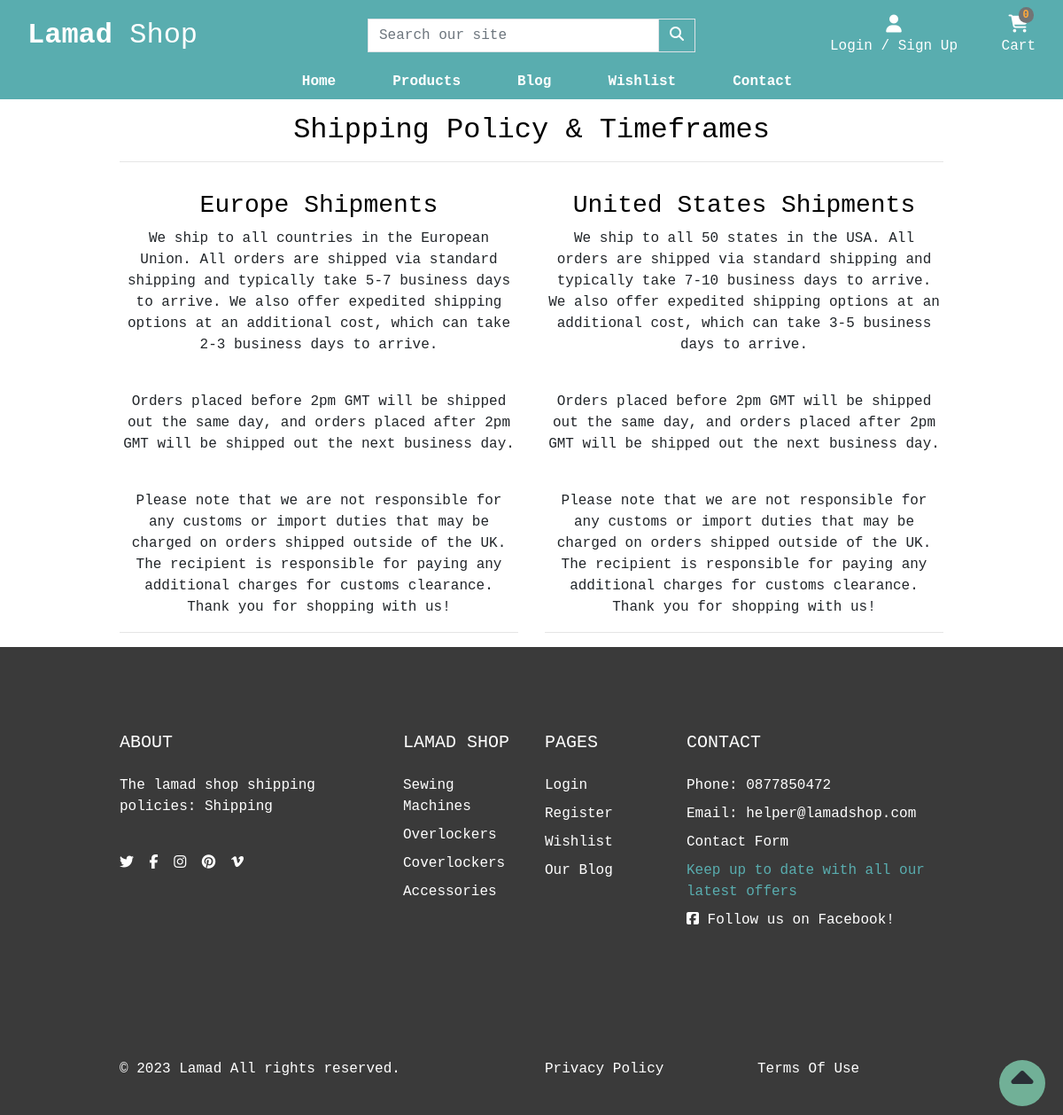
Screenshot of /contact/shipping/ with the database file from the repository.
### shop/models.py (models this page shows, shortened)
class Category(models.Model):
    name = models.CharField(max_length=100)
    slug = models.SlugField(max_length=100, unique=True)
    friendly_name = models.CharField(max_length=100, null=True, blank=True)
    description = models.TextField(max_length=250, blank=True)
    class Meta:
        verbose_name = 'category'
        verbose_name_plural = 'Categories'
    def get_absolute_url(self):
        return reverse('shop:products_by_category', args=[self.slug])

### contact/views.py (the view)
# urls.py: path('shipping/', views.shipping, name='shipping'),
def shipping(request):
    template = 'contact/shipping.html'
    return render(request, template)

### cart/contexts.py (called while the page is built, shortened)
def cart_contents(request):
    cart_items = []
    total = 0
    product_count = 0
    cart = request.session.get('cart', {})
    if total < settings.FREE_DELIVERY_THRESHOLD:
        delivery = total * Decimal(settings.STANDARD_DELIVERY_PERCENTAGE / 100)
        free_delivery_delta = settings.FREE_DELIVERY_THRESHOLD - total
    else:
        delivery = 0
        free_delivery_delta = 0
    grand_total = delivery + total
    context = {
        'cart_items': cart_items,
        'total': total,
        'product_count': product_count,
        'delivery': delivery,
        'free_delivery_delta': free_delivery_delta,
        'free_delivery_threshold': settings.FREE_DELIVERY_THRESHOLD,
        'grand_total': grand_total,
    }
    return context

### shop/contexts.py (called while the page is built)
def nav_menu(request):
    menu = Category.objects.all()
    return dict(menu=menu)

### contact/templates/contact/shipping.html
{% extends "base.html" %}
{% load static %}
{% block extra_css %}
    <link rel="stylesheet" href="{% static 'css/contact.css' %}">
{% endblock %}
{% block page_header %}
    <div class="container header-container">
        <div class="row">
            <div class="col text-center">
                <h2 class="text-black mt-3">Shipping Policy & Timeframes</h2>
                <hr>
            </div>
        </div>
    </div>
{% endblock %}
{% block content %}
<div class="container header-container">
    <div class="row">
        <div class="col-xs-12 col-md-6 text-center">
            <h3 class="text-black mt-3">Europe Shipments</h3>
            <p>We ship to all countries in the European Union. All orders are shipped via standard shipping and typically take 5-7 business days to arrive.
                 We also offer expedited shipping options at an additional cost, which can take 2-3 business days to arrive.</p><br>
            <p>Orders placed before 2pm GMT will be shipped out the same day, and orders placed after 2pm GMT will be shipped out the next business day.</p><br>
            <p>Please note that we are not responsible for any customs or import duties that may be charged on orders shipped outside of the UK.
                The recipient is responsible for paying any additional charges for customs clearance.<br>
            Thank you for shopping with us!</p>
            <hr>
        </div>
        <div class="col-xs-12 col-md-6 text-center">
            <h3 class="text-black mt-3">United States Shipments</h3>
            <p>We ship to all 50 states in the USA.
                All orders are shipped via standard shipping and typically take 7-10 business days to arrive.
                We also offer expedited shipping options at an additional cost, which can take 3-5 business days to arrive.</p><br>
            <p>Orders placed before 2pm GMT will be shipped out the same day, and orders placed after 2pm GMT will be shipped out the next business day.</p><br>
            <p>Please note that we are not responsible for any customs or import duties that may be charged on orders shipped outside of the UK.
                 The recipient is responsible for paying any additional charges for customs clearance.<br>
            Thank you for shopping with us!</p>
            <hr>
        </div>
    </div>
</div>
{% endblock %}

### templates/base.html (shortened to what this page needs)
{% load static %}
<!doctype html>
<html lang="en">
  <head>
    {% block corecss %}
    <link rel="stylesheet" href="https://cdn.jsdelivr.net/npm/bootstrap@4.6.2/dist/css/bootstrap.min.css">
    <link rel="stylesheet" href="https://cdn.jsdelivr.net/npm/bootstrap-icons@1.10.3/font/bootstrap-icons.css">
    <link href="{% static 'css/base.css' %}" rel="stylesheet">
    {% endblock %}
    {% block extra_css %}{% endblock %}
  </head>
  <body>
    <header class="container-fluid">
        <div id="topnav" class="row nav-bg-color pt-lg-2 d-none d-lg-flex">
            <div class="col-12 col-lg-4 my-auto py-1 py-lg-0 text-center text-lg-left">
                <a href="{% url 'home:home' %}" class="nav-link main-logo-link">
                  <h2 class="logo-font text-white my-0"><strong>Lamad</strong> Shop</h2>
                </a>
            </div>
            <div class="col-12 col-lg-4 my-auto py-1 py-lg-0">
                <form method="GET" action="{% url 'shop:products' %}">
                    <div class="input-group w-100">
                        <input class="form-control border border-black rounded-0" type="text" name="q" placeholder="Search our site">
                        <div class="input-group-append">
                            <button class="form-control btn nav-bg-color border border-black rounded-0" type="submit" aria-label="Search our products">
                                <span class="icon">
                                    <i class="fas fa-search"></i>
                                </span>
                            </button>
                        </div>
                    </div>
                </form>
            </div>
            <div class="col-12 col-lg-4 my-auto py-1 py-lg-0">
                <ul class="list-inline list-unstyled text-center text-lg-right my-0">
                    <li class="list-inline-item dropdown">
                        <a class="text-sly nav-link" href="#" id="dt-user-options" data-toggle="dropdown" aria-haspopup="true" aria-expanded="false">
                            <div class="text-center">
                                {% if request.user.is_authenticated %}
                                    <div><i class="fas fa-user fa-lg"></i></div>
                                    <p class="my-0 text-white">My Account</p>
                                {% else %}
                                    <div><i class="fas fa-user fa-lg"></i></div>
                                    <p class="my-0 text-white">Login / Sign Up</p>
                                {% endif %}
                            </div>
                        </a>
                    </li>
                    <li class="list-inline-item">
                        <a class="{% if grand_total %}text-info font-weight-bold{% else %}text-white{% endif %} nav-link" href="{% url 'cart:cart' %}">
                            <div class="text-center">
                                <div><span class="position-absolute top-0 left-100 translate-middle badge rounded-pill bg-light my-button">{{ request.session.cart.keys | length }}</span></div>
                                <div><i class="fa-solid fa-cart-shopping fa-lg"></i></div>
                                <p class="my-0 cart-amount">
                                    {% if grand_total %}
                                        ${{ grand_total|floatformat:2 }}
                                    {% else %}
                                        Cart
                                    {% endif %}
                                </p>
                            </div>
                        </a>
                    </li>
                </ul>
            </div>
        </div>
        <div class="row second-nav">
            <nav class="navbar navbar-expand-lg navbar-dark text-sly w-100">
                    {% include 'includes/mobile-top-header.html' %}
                    {% include 'includes/main-nav.html' %}
            </nav>
        </div>
    </header>
    {% block page_header %}
    {% endblock %}
    {% block content %}
    {% endblock %}
    <a href="#" id="to-top" aria-label="move to top of page">
      <span class="move_to_top">
        <i class="fas fa-caret-up"></i>
      </span>
    </a>
     <footer class="footer" style="background: #3a3a3a">
        <div class="py-5">
          <div class="container py-5">
            <div class="row gx-5 gy-4">
              <div class="col-lg-4">
                 <h5 class="text-white text-uppercase mb-4">ABOUT</h5>
                 <p class="text-white">The lamad shop shipping policies: <a href="{% url 'contact:shipping' %}" class='text-white'>Shipping</a></p>
                 <br>
                <ul class="list-inline mb-0">
                  <li class="list-inline-item me-3"><a class="reset-anchor" href="https://twitter.com" target="_blank" rel="noopener" aria-label="Visit our twitter page(opens on a new tab)"><i class="fab fa-twitter"></i></a></li>
                  <li class="list-inline-item me-3"><a class="reset-anchor" href="https://facebook.com" target="_blank" rel="noopener" aria-label="Visit our facebook page(opens on a new tab)"><i class="fab fa-facebook-f"></i></a></li>
                  <li class="list-inline-item me-3"><a class="reset-anchor" href="https://instagram.com" target="_blank" rel="noopener" aria-label="Visit our instagram page(opens on a new tab)"><i class="fab fa-instagram"></i></a></li>
                  <li class="list-inline-item me-3"><a class="reset-anchor" href="https://pinterest.com" target="_blank" rel="noopener" aria-label="Visit our pinterest page(opens on a new tab)"><i class="fab fa-pinterest"></i></a></li>
                  <li class="list-inline-item"><a class="reset-anchor" href="https://vimeo.com" target="_blank" rel="noopener" aria-label="Visit our vimeo page(opens on a new tab)"><i class="fab fa-vimeo-v"></i></a></li>
                </ul>
              </div>
              <div class="col-lg-2 col-md-6">
                <h5 class="text-white text-uppercase mb-4">Lamad Shop</h5>
                <ul class="list-unstyled text-sm fw-normal mb-0">
                  {% for category in menu %}
                  <li class="mb-1 pb-1"><a href="{{ category.get_absolute_url }}" class="reset-anchor">{{category.name}}</a></li>
                  {% endfor %}
                </ul>
              </div>
              <div class="col-lg-2 col-md-6">
                <h5 class="text-white text-uppercase mb-4">Pages</h5>
                <ul class="list-unstyled text-sm fw-normal mb-0">
                  <li class="mb-1 pb-1"> <a class="reset-anchor" href="{% url 'account:signin' %}">Login</a></li>
                  <li class="mb-1 pb-1"> <a class="reset-anchor" href="{% url 'account:register' %}">Register</a></li>
                  <li class="mb-1 pb-1"> <a class="reset-anchor" href="{% url 'wishlist:wish_list' %}">Wishlist</a></li>
                  <li class="mb-1 pb-1"> <a class="reset-anchor" href="{% url 'blog:articles' %}">Our Blog</a></li>
                </ul>
              </div>
              <div class="newsletter col-lg-4">
                <h5 class="text-white text-uppercase mb-4">Contact</h5>
                <ul class="list-unstyled text-sm fw-normal mb-0">
                  <li class="mb-1 pb-1 text-white">Phone: 0877850472</li>
                  <li class="mb-1 pb-1 text-white">Email: helper@lamadshop.com</li>
                  <li class="mb-1 pb-1"><a href="{% url 'contact:contact' %}" class="reset-anchor">Contact Form</a></li>
                  <li class="mb-1 pb-1 text-sly">Keep up to date with all our latest offers</li>
                  <li class="mb-1 pb-1 text-white"><a href="https://www.facebook.com/profile.php?id=100091956826416" target="_blank" rel="noopener" aria-label="Visit us (opens on a new tab)"><i class="fab fa-facebook-square"></i> Follow us on Facebook!</a></li>
                </ul>
              </div>
            </div>
          </div>
        </div>
        <div class="copyrights py-4" style="background: #3a3a3a">
          <div class="container py-3">
            <div class="row align-items-center gy-3">
              <div class="col-md-6">
                <p class="mb-0 text-sm fw-normal text-white">&copy; 2023 <a class="reset-anchor text-white" href="{% url 'home:home' %}">Lamad</a> All rights reserved.</p>
              </div>
              <div class="col-md-3">
                <p class="mb-0 text-sm fw-normal text-sly"><a class="reset-anchor text-white" href="{% url 'home:privacy' %}">Privacy Policy</a></p>
              </div>
              <div class="col-md-3">
                <p class="mb-0 text-sm fw-normal text-sly"><a class="reset-anchor text-white" href="{% url 'home:terms' %}">Terms Of Use</a></p>
              </div>
            </div>
          </div>
        </div>
      </footer>
  </body>
</html>

### static/css/base.css (style rules this page uses)
html { height: 100%; }
body { font-family: 'Courier New', Courier, monospace; background-color: #fff; }
.nav-bg-color { background-color: #59adaf; }
a { color: black; }
li > a { color: white; }
.rounded-pill { border-radius: 60rem!important; }
.top-0 { top: 0!important; }
.bg-light { background-color: #727475 !important; }
.my-button { color: #fda93b; }
.text-white { color: white; }
.navbar { padding: 0; }
.second-nav { padding: 0; background-color:#59adaf; min-width: 100%; }
.fas { color: #fff; }
.fa-cart-shopping { color: #fff; }
.text-sly { color: #59adaf !important; }
.main-logo-link { width: fit-content; }
.cart-amount { color: #fff; }
.text-black { color: #000; }
li { list-style-type: none; }
#to-top { text-decoration: none; align-items: center; position: fixed; bottom: 10px; right: 20px; z-index: 10000; }
#to-top>span { width: 52px; height: 52px; border-radius: 52px; text-decoration: none; line-height: 52px; background-color: rgba(137, 227, 191, 0.7); border: 2px solid transparent; text-align: center; }
#to-top i { color: #292F36; font-size: 250%; }
.move_to_top { position: relative; display: inline-block; vertical-align: middle; }
@media (min-width: 1200px) { .container { max-width: 80%; } }

### rows the page displays
Category: name "Sewing Machines"
Category: name "Overlockers"
Category: name "Coverlockers"
Category: name "Accessories"

### other values shown
{{ request.session.cart.keys | length }} "0"
